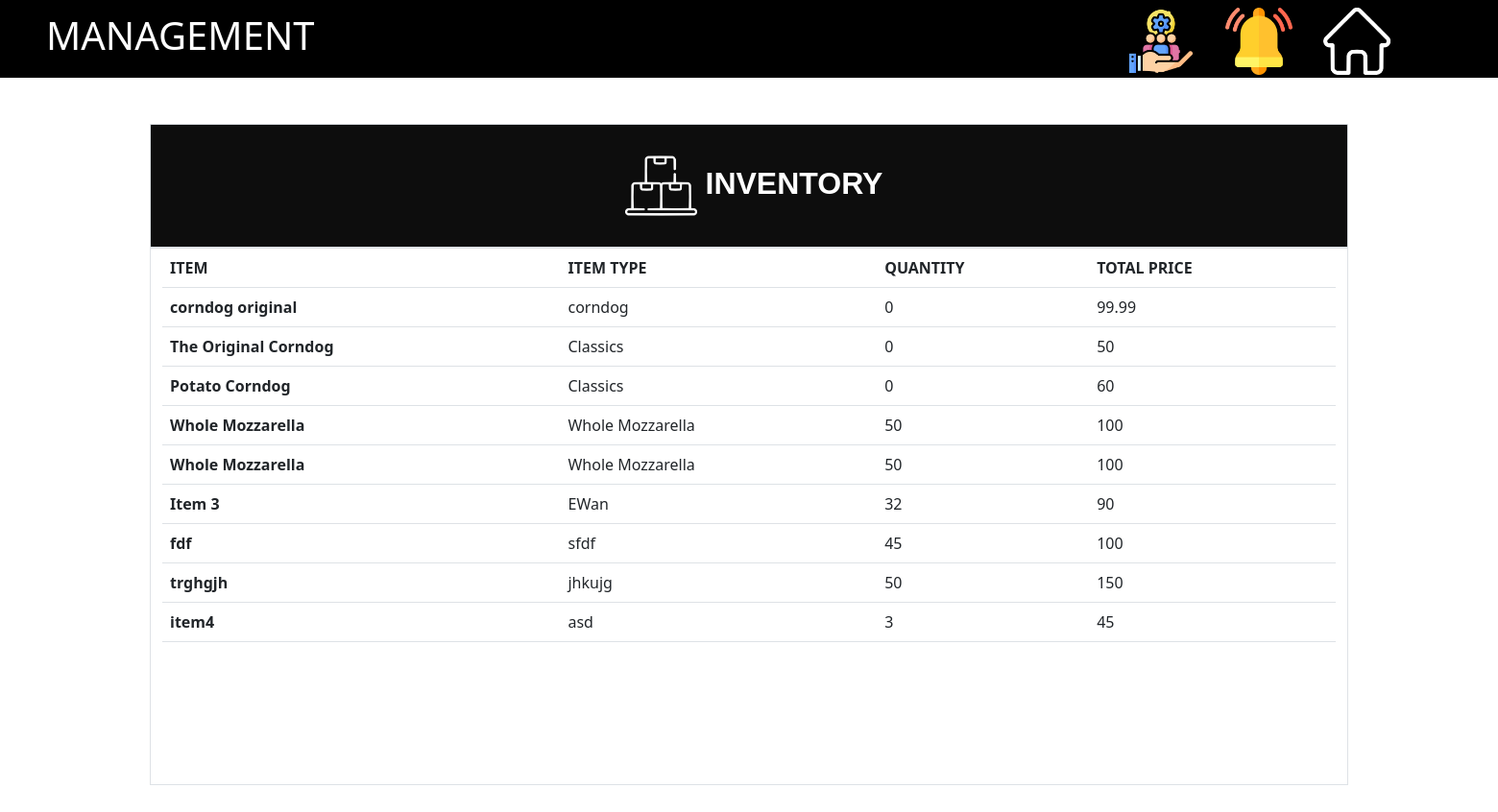
/admin_management.php, run on the app's committed database.
### tables this page shows
CREATE TABLE `inventory` (
  `item_id` int(11) NOT NULL,
  `item_name` varchar(99) NOT NULL,
  `item_type` varchar(99) NOT NULL,
  `item_quantity` int(50) NOT NULL DEFAULT 0,
  `item_price` float NOT NULL,
  `short_desc` text NOT NULL,
  `item_img` blob DEFAULT NULL
);

### admin_management.php (the view, shortened to what this page needs)
<!DOCTYPE html>
<html lang="en">
<head>
    <link rel="stylesheet" href="bootstrap-5.2.2/css/bootstrap.min.css"/>
    <link rel="stylesheet" href="css/general.css"/>
</head>
<body>
    <div class = "container-fluid" style ="background-color: white;">
        <div class = "row">
            <nav class="navbar mynavbar" style = "">
                <div class="d-flex flex-row mx-5" style="color:white">
                <h1>MANAGEMENT</h1>
                </div>
              <div class="d-flex justify-content-end mx-5 px-5" style=" max-height: 65px;">
                <a href="" class = "nav-link active"><img src="images/icon/team-management.png" class="mx-3" alt="home"  style=" max-height: 70px;"></a>
                <a href=""><img src="images/icon/notification.png" class="mx-3" alt="home"  style=" max-height: 70px;"></a>
                <a href=""><img src="images/icon/home2.png"  class="mx-3" alt="home"  style=" max-height: 70px;"></a>
              </div>
            </nav>
        </div>
        <div class="row m-5">
            <div class="panel-body border" style="width: 80vw; margin-left: auto; margin-right: auto;background-color: rgb(13, 13, 13);">
              <ul class="nav nav-pills nav-justified" id="pills-tab" role="tablist">
                <li class="nav-item my-auto myheading1" role="presentation">
                  <button class="nav-link" id="pills-profile-tab" data-bs-toggle="pill" data-bs-target="#pills-profile" type="button" role="tab" aria-controls="pills-profile" aria-selected="false"
                  style="color:white"><span>
                    <img src="images/icon/box2.png" alt="dashboard" style="height: 75px; filter: saturate(0);" >
                  </span> INVENTORY </button>
                </li>
              </ul>
            </div>
            <div class="panel-body border" style="width: 80vw; height:70vh;margin-left: auto; margin-right: auto;background-color: rgb(255, 255, 255);">
                <div class="tab-content" id="pills-tabContent">
                    <div class="tab-pane fade show active" id="pills-home" role="tabpanel" aria-labelledby="pills-home-tab" tabindex="0" style="">
                      <table class="table">
                        <thead>
                          <tr>
                            <th scope="col">ITEM</th>
                            <th scope="col">ITEM TYPE</th>
                            <th scope="col">QUANTITY</th>
                            <th scope="col">TOTAL PRICE</th>
                          </tr>
                        </thead>
                        <tbody>
                          <?php
                          $conn = new mysqli('localhost','root','','restomatic_db');
                          if($conn->connect_error){
                            die('Connection failed : ' . $conn->connect_error);
                           }else{
                          $query = "SELECT `item_id`, `item_name`, `item_type`, `item_quantity`,`item_price`, `short_desc`, `item_img` FROM `inventory` ";
                          $result = mysqli_query($conn,$query);
                          while($rows = mysqli_fetch_assoc($result))
                              {
                          ?>
                          <tr>
                            <th scope="row"><?php echo $rows['item_name'] ?></th>
                            <td><?php echo $rows['item_type'] ?></td>
                            <td><?php echo $rows['item_quantity'] ?></td>
                            <td><?php echo $rows['item_price'] ?></td>
                          </tr>
                          <?php
                              }
                            }
                          ?>
                        </tbody>
                      </table>
                      </div>
                </div>
              </div>
            </div>
            </div>
        <link rel="stylesheet" href="/js/admin_home_dashboard.js">
</body>
</html>

### css/general.css (style rules this page uses)
a { text-decoration: none; }
.mynavbar { background-color: black; width:100vw; min-width:max-content; max-height: 86px; }
.myheading1 { color:white; font-family:'Poppins', sans-serif; font-weight: bold; font-size:xx-large; padding:2px; margin-left: 10px; padding: 18px; }

### data on the page
inventory: item_name "corndog original", item_type "corndog", item_quantity "0", item_price "99.99"
inventory: item_name "The Original Corndog", item_type "Classics", item_quantity "0", item_price "50"
inventory: item_name "Potato Corndog", item_type "Classics", item_quantity "0", item_price "60"
inventory: item_name "Whole Mozzarella", item_type "Whole Mozzarella", item_quantity "50", item_price "100"
inventory: item_name "Whole Mozzarella", item_type "Whole Mozzarella", item_quantity "50", item_price "100"
inventory: item_name "Item 3", item_type "EWan", item_quantity "32", item_price "90"
inventory: item_name "fdf", item_type "sfdf", item_quantity "45", item_price "100"
inventory: item_name "trghgjh", item_type "jhkujg", item_quantity "50", item_price "150"
inventory: item_name "item4", item_type "asd", item_quantity "3", item_price "45"
